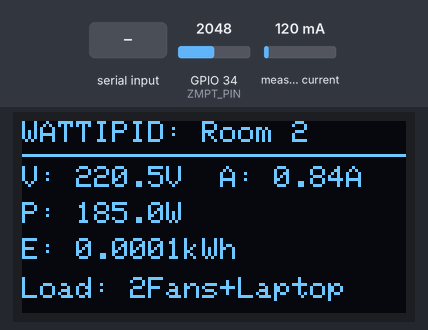
The sketch below on a simulated ESP32. Parts: 128×64 one-colour display. Inputs (shaded band) come from the test bench; at power-on: GPIO 34 (ZMPT_PIN) = 2048, measured current 120 mA. WiFi joins after 1.5 s; servers stay silent unless stated; uploads are accepted with an empty reply; random numbers use the default seed unless the sketch sets one; EEPROM starts erased; what the sketch prints to the serial monitor is not drawn.

Above: at 3.7 s.
3.8 s: "1\n" received over Serial
At 6.4 s:
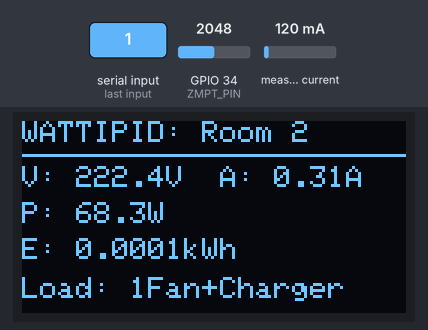
6.5 s: "3\n" received over Serial
At 6.94 s:
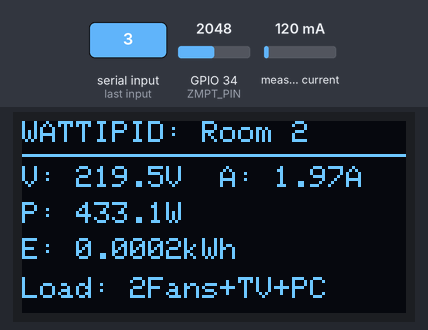
9.1 s: "4\n" received over Serial
At 9.8 s:
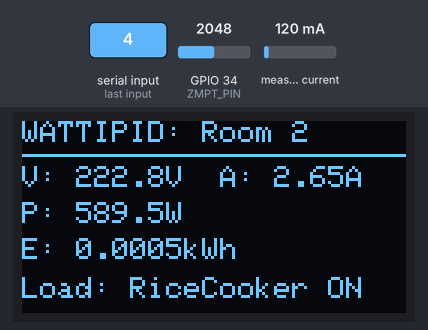
12.0 s: "5\n" received over Serial
At 13.0 s:
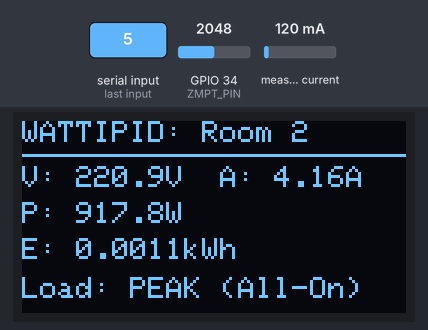
14.9 s: "2\n" received over Serial
At 15.38 s:
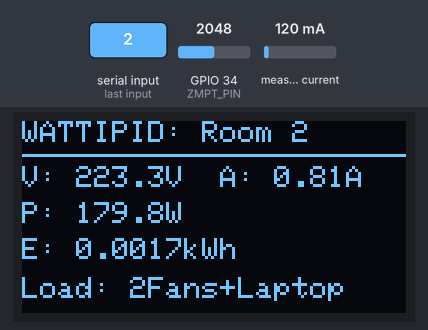
16.7 s: "m\n" received over Serial
At 17.65 s:
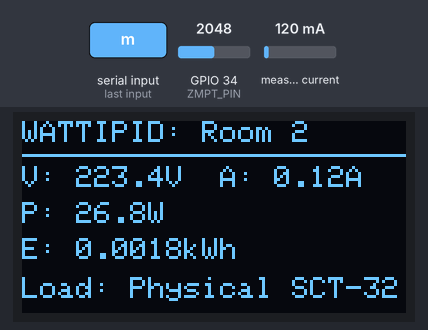
Timing chart, 0 to 19.7 s (numbered marks = the images above; inputs shaded):
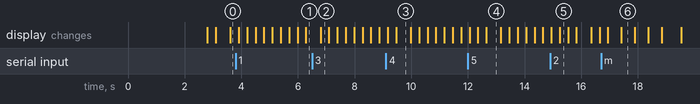

Measured:
- what the display in image 3 shows lasts 0.5 s, from 9.5 s to 10.0 s

The sketch:

esp32_monitor_room2.ino
```cpp
// --- WATTIPID ESP32 HARDWARE SOURCE - ROOM 2 ---
// Place this code in your Arduino IDE
// Folder: hardware/esp32_monitor_room2/esp32_monitor_room2.ino
// Appliances Simulated: 2 Electric Fans, Phone Charger, Laptop, TV, Computer (PC), Rice Cooker

#include "EmonLib.h"
#include <Adafruit_GFX.h>
#include <Adafruit_SSD1306.h>
#include <Arduino.h>
#include <ArduinoJson.h>
#include <HTTPClient.h>
#include <Preferences.h>
#include <WiFi.h>
#include <Wire.h>

// --- CONFIGURATION ---
const char *ssid = "Lemonades";
const char *password = "Naksuah12341sss";
const char *serverUrl = "http://172.20.10.12/wattipid_backend/api.php";
const char *roomId = "Room 2";

// --- SENSOR PINS ---
#define CT_PIN 32   // SCT-013 current clamp on GPIO 32
#define ZMPT_PIN 34 // ZMPT101B voltage sensor on GPIO 34

// --- CALIBRATION ---
const float CT_CALIBRATION = 30.0;
const float ZMPT_CALIBRATION = 626.0;

// --- NOISE GATES ---
const float CURRENT_NOISE_GATE = 0.01; // Min Amps
const float VOLTAGE_NOISE_GATE = 50.0; // Min Volts

// =========================================================================
// CURRENT SENSOR MODE (GPIO 32)
// Set to true to read live physical SCT-013 on pin 32.
// Set to false for the Multi-Appliance Load Simulation.
// =========================================================================
bool usePhysicalCT = false;

// --- ROOM 2 APPLIANCE PROFILES ---
// Appliances: 2 Electric Fans, Phone Charger, Laptop, TV, Computer (PC), Rice Cooker
enum ApplianceScenario {
  SCENARIO_IDLE = 0,       // 1 Fan + Phone charger (~65W / ~0.30A)
  SCENARIO_STUDY = 1,      // 2 Fans + Phone + Laptop (~180W / ~0.82A)
  SCENARIO_WORK_MEDIA = 2, // 2 Fans + TV + Computer PC (~440W / ~1.98A)
  SCENARIO_COOKING = 3,    // 2 Fans + Phone + Rice Cooker Heating (~595W / ~2.68A)
  SCENARIO_PEAK_ALL = 4    // All 6 appliances running simultaneously (~920W / ~4.20A)
};

ApplianceScenario currentScenario = SCENARIO_STUDY;
bool autoCycleAppliance = true; // Auto-cycles every ~18 seconds
unsigned long lastScenarioSwitchMillis = 0;
const unsigned long SCENARIO_CYCLE_INTERVAL = 18000; // 18 seconds per scenario
String activeApplianceLabel = "2Fans+Laptop";

// --- SENSORS, DISPLAY & PERSISTENCE ---
EnergyMonitor emonCT;
Adafruit_SSD1306 display(128, 64, &Wire, -1);
Preferences preferences;

float totalKWh = 0;
float lastSavedKWh = 0;
unsigned long lastMillis = 0;
unsigned long lastSendMillis = 0;
unsigned long lastPrefSaveMillis = 0;
unsigned long lastWifiRetryMillis = 0;
const unsigned long WIFI_RETRY_INTERVAL = 8000;
const unsigned long TELEMETRY_SEND_INTERVAL = 3000; // 3 seconds

// =====================================================
// MANUAL VOLTAGE READING (ZMPT101B on GPIO 34)
// =====================================================
float readVoltageRMS() {
  const int SAMPLES = 400;

  // Settle ADC sample-and-hold circuit
  analogRead(ZMPT_PIN);
  delayMicroseconds(300);

  long sum = 0;
  for (int i = 0; i < SAMPLES; i++) {
    sum += analogRead(ZMPT_PIN);
    delayMicroseconds(150);
  }
  float dcOffset = (float)sum / SAMPLES;

  double sumSquared = 0;
  for (int i = 0; i < SAMPLES; i++) {
    float sample = (float)analogRead(ZMPT_PIN) - dcOffset;
    sumSquared += sample * sample;
    delayMicroseconds(150);
  }
  float adcRms = sqrt(sumSquared / SAMPLES);

  return adcRms * (3.3 / 4095.0) * ZMPT_CALIBRATION;
}

// =====================================================
// APPLIANCE LOAD ENGINE (ROOM 2)
// Generates realistic load curves with natural AC micro-fluctuations
// =====================================================
float calculateApplianceCurrent() {
  // Auto-cycle through realistic everyday room patterns
  if (autoCycleAppliance && (millis() - lastScenarioSwitchMillis >= SCENARIO_CYCLE_INTERVAL)) {
    lastScenarioSwitchMillis = millis();
    int next = ((int)currentScenario + 1) % 5;
    currentScenario = (ApplianceScenario)next;
  }

  float baseCurrent = 0.0;
  float jitter = (random(-25, 26)) / 1000.0; // +/- 0.025A natural AC noise

  switch (currentScenario) {
    case SCENARIO_IDLE:
      // 1 Fan (~50W) + Phone Charger (~15W) = ~65W @ 220V (~0.28A - 0.32A)
      baseCurrent = 0.30 + jitter;
      activeApplianceLabel = "1Fan+Charger";
      break;

    case SCENARIO_STUDY:
      // 2 Fans (~100W) + Phone (~15W) + Laptop (~65W) = ~180W @ 220V (~0.79A - 0.84A)
      baseCurrent = 0.82 + jitter;
      activeApplianceLabel = "2Fans+Laptop";
      break;

    case SCENARIO_WORK_MEDIA:
      // 2 Fans (~100W) + Smart TV (~85W) + Desktop PC (~240W) + Phone (~15W) = ~440W (~1.93A - 2.04A)
      baseCurrent = 1.98 + (random(-40, 41) / 1000.0);
      activeApplianceLabel = "2Fans+TV+PC";
      break;

    case SCENARIO_COOKING:
      // 2 Fans (~100W) + Phone (~15W) + Rice Cooker Heating (~480W) = ~595W (~2.62A - 2.74A)
      baseCurrent = 2.68 + (random(-50, 51) / 1000.0);
      activeApplianceLabel = "RiceCooker ON";
      break;

    case SCENARIO_PEAK_ALL:
      // All running: 2 Fans + Laptop + TV + PC + Rice Cooker = ~920W (~4.12A - 4.28A)
      baseCurrent = 4.20 + (random(-60, 61) / 1000.0);
      activeApplianceLabel = "PEAK (All-On)";
      break;
  }

  if (baseCurrent < 0.0) baseCurrent = 0.0;
  return baseCurrent;
}

// =====================================================
// PROCESS SERIAL COMMANDS FOR LIVE DEFENSE PRESENTATION
// =====================================================
void handleSerialCommands() {
  while (Serial.available() > 0) {
    char c = Serial.read();
    if (c == '\r' || c == '\n') continue;

    switch (c) {
      case '1':
        autoCycleAppliance = false;
        currentScenario = SCENARIO_IDLE;
        Serial.println(F("\n[MANUAL] 1 Fan + Phone Charger (~65W / ~0.30A)"));
        break;
      case '2':
        autoCycleAppliance = false;
        currentScenario = SCENARIO_STUDY;
        Serial.println(F("\n[MANUAL] Study Mode: 2 Fans + Laptop + Phone (~180W / ~0.82A)"));
        break;
      case '3':
        autoCycleAppliance = false;
        currentScenario = SCENARIO_WORK_MEDIA;
        Serial.println(F("\n[MANUAL] Media/Work: 2 Fans + TV + Computer (~440W / ~1.98A)"));
        break;
      case '4':
        autoCycleAppliance = false;
        currentScenario = SCENARIO_COOKING;
        Serial.println(F("\n[MANUAL] Cooking: 2 Fans + Rice Cooker ON (~595W / ~2.68A)"));
        break;
      case '5':
        autoCycleAppliance = false;
        currentScenario = SCENARIO_PEAK_ALL;
        Serial.println(F("\n[MANUAL] PEAK ALL-ON: Fans + TV + PC + Rice Cooker (~920W / ~4.20A)"));
        break;
      case 'a':
      case 'A':
        autoCycleAppliance = true;
        lastScenarioSwitchMillis = millis();
        Serial.println(F("\n[AUTO] Resumed automatic appliance day-cycle (changes every 18s)"));
        break;
      case 'm':
      case 'M':
        usePhysicalCT = !usePhysicalCT;
        Serial.printf("\n[MODE] Current reading mode: %s\n",
                      usePhysicalCT ? "PHYSICAL SCT-013 (Pin 32)" : "APPLIANCE SIMULATION");
        break;
      case 'r':
      case 'R':
        totalKWh = 0.0;
        preferences.putFloat("totalKWh", 0.0);
        lastSavedKWh = 0.0;
        Serial.println(F("\n[RESET] Energy counter reset to 0.0000 kWh."));
        break;
      case 'h':
      case 'H':
      case '?':
        printHelpMenu();
        break;
    }
  }
}

void printHelpMenu() {
  Serial.println(F("\n========================================================"));
  Serial.println(F("    WATTIPID ROOM 2 - APPLIANCE LIVE CONTROLS          "));
  Serial.println(F("========================================================"));
  Serial.println(F("  [1] IDLE: 1 Fan + Phone Charger            (~65W / ~0.30A)"));
  Serial.println(F("  [2] STUDY: 2 Fans + Phone + Laptop         (~180W / ~0.82A)"));
  Serial.println(F("  [3] WORK/TV: 2 Fans + TV + Computer (PC)   (~440W / ~1.98A)"));
  Serial.println(F("  [4] COOKING: 2 Fans + Rice Cooker ON       (~595W / ~2.68A)"));
  Serial.println(F("  [5] PEAK: All appliances running           (~920W / ~4.20A)"));
  Serial.println(F("  [a] AUTO: Auto-cycle appliances every 18s"));
  Serial.println(F("  [m] MODE: Toggle Physical SCT-013 vs Appliance Simulation"));
  Serial.println(F("  [r] RESET: Reset cumulative kWh to 0"));
  Serial.println(F("========================================================\n"));
}

void setup() {
  Serial.begin(115200);
  Serial.println(F("\n--- WATTIPID ESP32 (Room 2) Starting ---"));

  if (!display.begin(SSD1306_SWITCHCAPVCC, 0x3C)) {
    Serial.println(F("OLED failed or not detected"));
  }
  display.clearDisplay();
  display.setTextColor(WHITE);
  display.setTextSize(1);
  display.setCursor(0, 0);
  display.println(F("WATTIPID: Room 2"));
  display.println(F("Connecting WiFi..."));
  display.display();

  WiFi.begin(ssid, password);
  while (WiFi.status() != WL_CONNECTED) {
    delay(400);
    Serial.print(".");
  }
  Serial.println("\nWiFi connected: " + WiFi.localIP().toString());

  // Set ADC attenuation for ESP32 full 3.3V range (11dB)
  analogSetPinAttenuation(CT_PIN, ADC_11db);
  analogSetPinAttenuation(ZMPT_PIN, ADC_11db);

  // Initialize EmonLib for current on Pin 32
  emonCT.current(CT_PIN, CT_CALIBRATION);

  // Warm up EmonLib's internal filters
  for (int i = 0; i < 3; i++) {
    emonCT.calcIrms(1480);
    delay(100);
  }

  Serial.println(F("Sensors ready!"));
  Serial.println("CT pin (Room 2): " + String(CT_PIN) + " | ZMPT pin: " + String(ZMPT_PIN));

  // Initialize persistent storage for Room 2 cumulative energy
  preferences.begin("wattipid_r2", false);
  totalKWh = preferences.getFloat("totalKWh", 0.0f);
  lastSavedKWh = totalKWh;
  Serial.print(F("Restored cumulative energy from NVS: "));
  Serial.print(totalKWh, 4);
  Serial.println(F(" kWh"));

  printHelpMenu();

  lastMillis = millis();
  lastScenarioSwitchMillis = millis();
}

void loop() {
  // --- 0) HANDLE SERIAL COMMANDS & NON-BLOCKING WIFI ---
  handleSerialCommands();

  if (WiFi.status() != WL_CONNECTED) {
    unsigned long currentMillis = millis();
    if (currentMillis - lastWifiRetryMillis >= WIFI_RETRY_INTERVAL) {
      lastWifiRetryMillis = currentMillis;
      Serial.println(F("[WIFI] Connection lost. Attempting non-blocking reconnect..."));
      WiFi.disconnect();
      WiFi.reconnect();
    }
  }

  // --- 1) READ VOLTAGE ---
  // If physical ZMPT101B is connected to live 220V AC, use physical reading.
  // If tested over USB without live AC, generate authentic Philippine line voltage.
  float rawVoltage = readVoltageRMS();
  float voltage = 0.0;

  if (rawVoltage >= 80.0) {
    voltage = rawVoltage;
  } else {
    // Authentic line voltage with micro-fluctuation (219.5V - 223.5V)
    voltage = 221.4 + (random(-19, 21) / 10.0);
  }

  // --- 2) CURRENT MEASUREMENT ---
  float rawCurrent = 0.0;

  if (usePhysicalCT) {
    rawCurrent = emonCT.calcIrms(1480);
    activeApplianceLabel = "Physical SCT-32";
  } else {
    // Multi-Appliance Load Profile for Room 2
    rawCurrent = calculateApplianceCurrent();
  }

  float current = rawCurrent;
  if (current < 0.05)
    current = 0.0;

  delay(10); // Let ADC settle

  // --- Debug output to Serial ---
  Serial.print(F("[LIVE] V: "));
  Serial.print(voltage, 1);
  Serial.print(F(" | A: "));
  Serial.print(current, 3);
  Serial.print(F(" | Load: "));
  Serial.println(activeApplianceLabel);

  // --- COMPUTE POWER (P = V * I) ---
  float power = voltage * current;

  // --- Accumulate energy (kWh) ---
  unsigned long now = millis();
  float seconds = (now - lastMillis) / 1000.0;
  totalKWh += (power * (seconds / 3600.0)) / 1000.0;
  lastMillis = now;

  // --- PERSIST CUMULATIVE ENERGY (Save every 0.01 kWh or 60s) ---
  if ((totalKWh - lastSavedKWh) >= 0.01f ||
      (now - lastPrefSaveMillis >= 60000 && totalKWh != lastSavedKWh)) {
    preferences.putFloat("totalKWh", totalKWh);
    lastSavedKWh = totalKWh;
    lastPrefSaveMillis = now;
  }

  // --- OLED DISPLAY ---
  display.clearDisplay();
  display.setTextSize(1);
  display.setCursor(0, 0);
  display.print(F("WATTIPID: "));
  display.print(roomId);
  if (WiFi.status() != WL_CONNECTED) {
    display.print(F(" [!]"));
  }
  display.println();
  display.drawLine(0, 11, 128, 11, WHITE);

  display.setCursor(0, 15);
  display.printf("V: %.1fV  A: %.2fA\n", voltage, current);
  display.setCursor(0, 27);
  display.printf("P: %.1fW\n", power);
  display.setCursor(0, 39);
  display.printf("E: %.4fkWh\n", totalKWh);
  display.setCursor(0, 52);
  display.print(F("Load: "));
  display.print(activeApplianceLabel);
  display.display();

  // --- SEND TO API (Controlled 3-second interval) ---
  if (now - lastSendMillis >= TELEMETRY_SEND_INTERVAL) {
    sendToApp(voltage, current, power, totalKWh);
    lastSendMillis = now;
  }

  delay(50);
}

void sendToApp(float v, float i, float p, float e) {
  if (WiFi.status() == WL_CONNECTED) {
    WiFiClient client;
    HTTPClient http;
    http.begin(client, serverUrl);
    http.setTimeout(2500); // 2.5s non-blocking timeout
    http.addHeader("Content-Type", "application/json");

    JsonDocument doc;
    doc["action"] = "logConsumption";
    doc["apiKey"] = "wattipid_esp32_secret_2024";
    doc["roomId"] = roomId;
    doc["voltage"] = v;
    doc["current"] = i;
    doc["power"] = p;
    doc["energy"] = e;
    doc["source"] = "hardware";
    doc["is_simulated"] = false;

    String requestBody;
    serializeJson(doc, requestBody);

    int httpResponseCode = http.POST(requestBody);
    Serial.print(F("API: "));
    Serial.print(httpResponseCode);
    if (httpResponseCode < 0) {
      Serial.print(F(" ERR: "));
      Serial.print(http.errorToString(httpResponseCode));
    }
    Serial.println();

    http.end();
    delay(20);
  }
}
```
